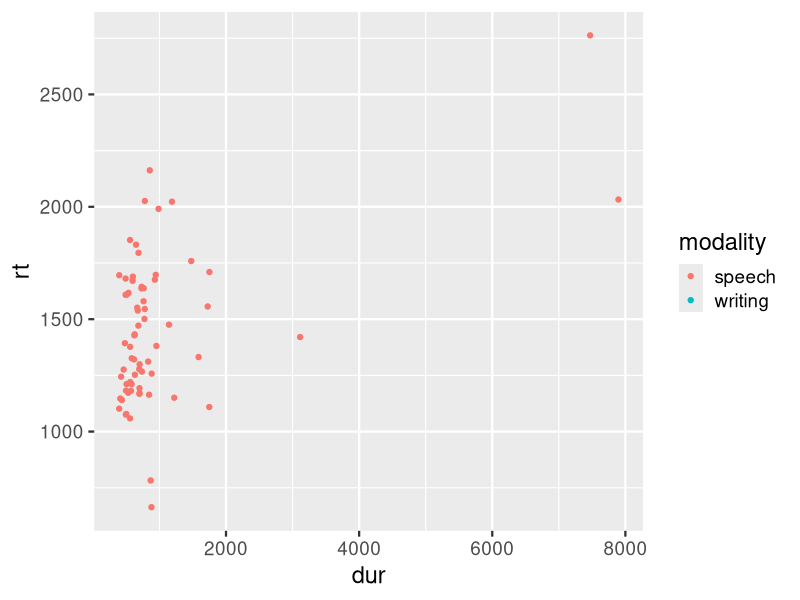
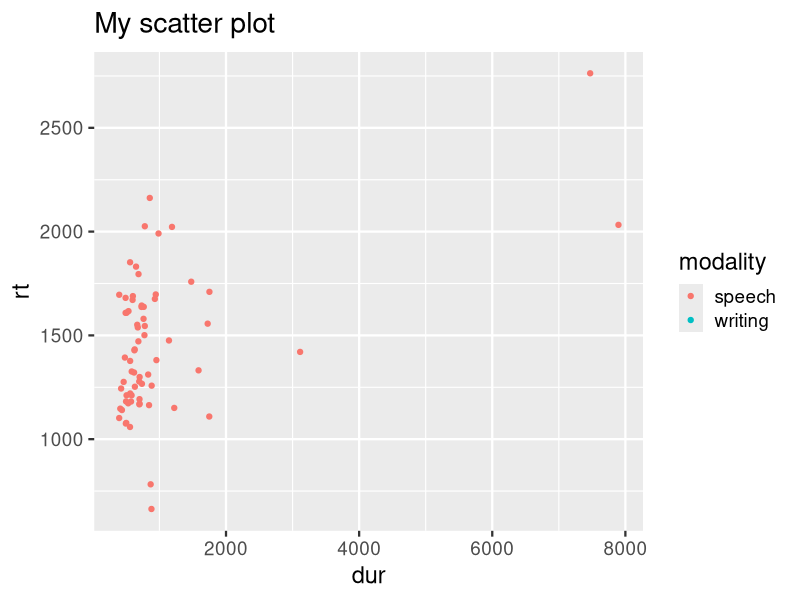
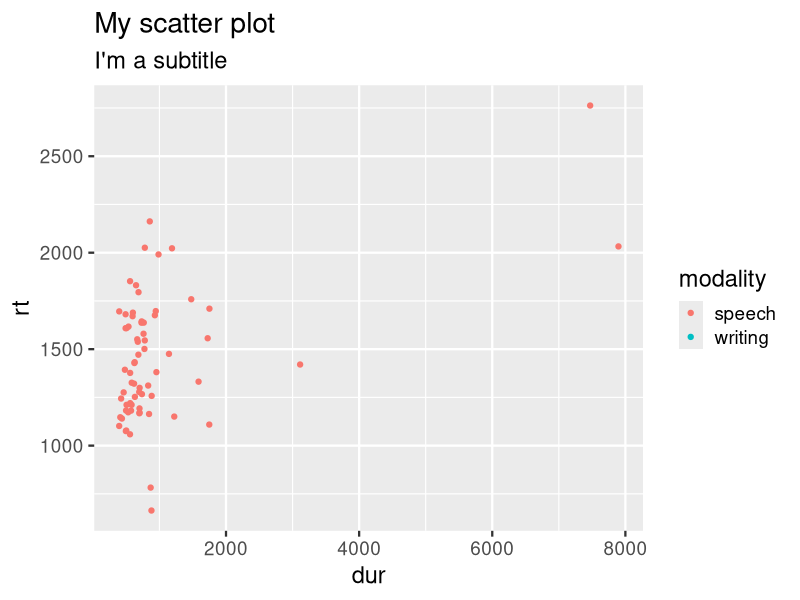
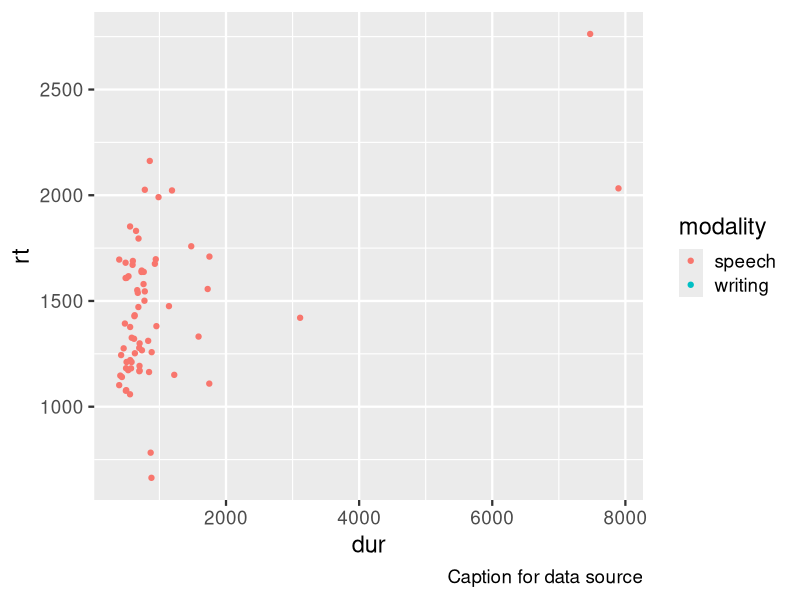
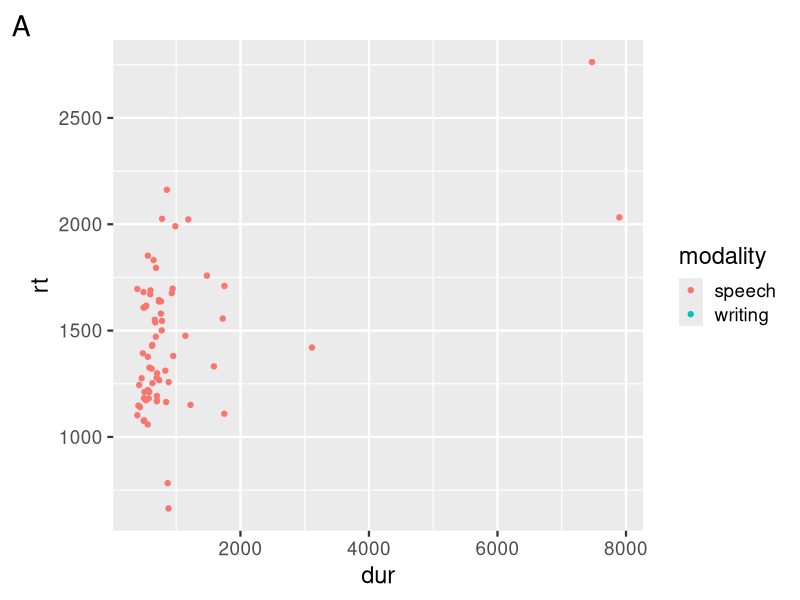
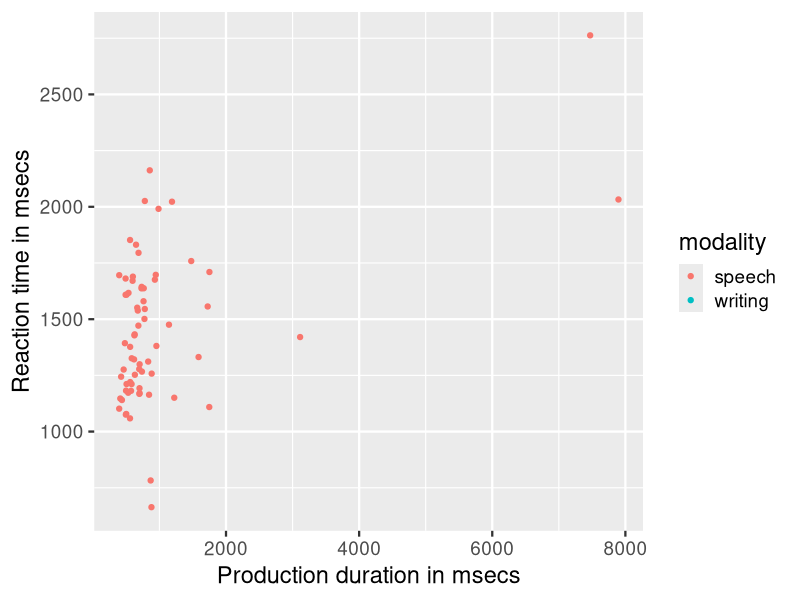
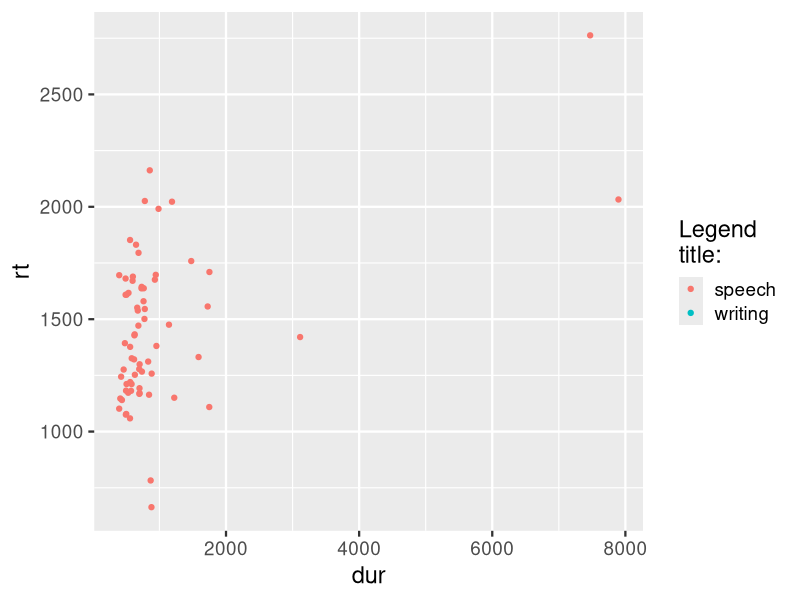
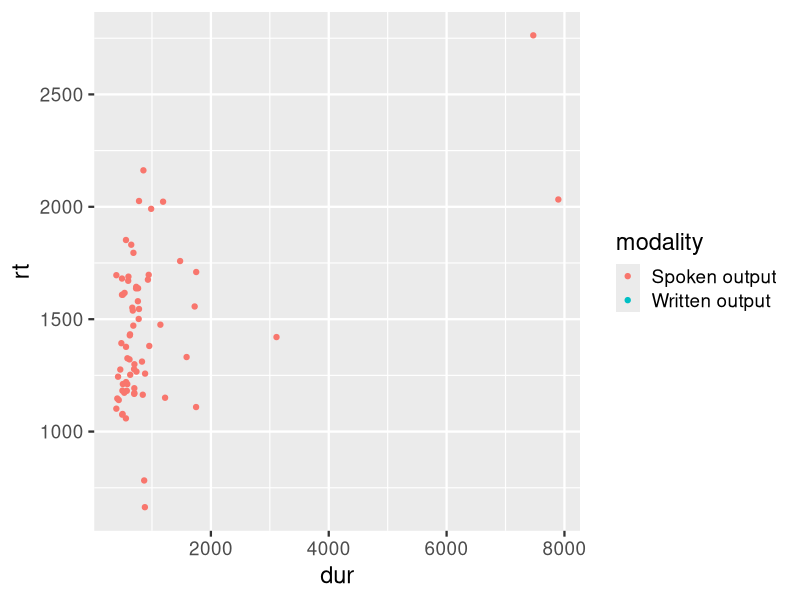

Generate these figures, in order, with R:
## ---- chunk 1
library(tidyverse)
library(stringi)
library(ggthemes)
library(kableExtra)
library(knitr)
options("kableExtra.html.bsTable" = T)
knitr::opts_chunk$set(echo = TRUE,
                      comment= NA,
                      warning = FALSE,
                      message = FALSE)

theme_set(
  theme_gray(base_size = 17) +
    theme(plot.background = element_rect(fill = "transparent", colour = NA)))

## ---- chunk 2
d_spellname <- read_csv("../../data/spellname.csv")
## ---- chunk 3
d_spellname <- summarise(d_spellname, 
                      rt = mean(rt),
                      dur = mean(dur),
                      .by = c(ppt_id, name_familiarised, ppt_vocab, modality)) 
## ---- chunk 4
cat('<button onclick="window.print()">Print Slides</button>')
## ---- chunk 5
ggplot(d_spellname, aes(y = rt, x = dur,
                          colour = modality)) +
  geom_point() + 
  ###<b>
  labs()
  ###</b>
## ---- chunk 6
ggplot(d_spellname, aes(y = rt, x = dur,
                          colour = modality)) +
  geom_point() + 
  ###<b>
  labs(title = "My scatter plot")
  ###</b>
## ---- chunk 7
ggplot(d_spellname, aes(y = rt, x = dur,
                          colour = modality)) +
  geom_point() + 
  ###<b>
  labs(title = "My scatter plot", 
       subtitle = "I'm a subtitle")
  ###</b>
## ---- chunk 8
ggplot(d_spellname, aes(y = rt, x = dur,
                          colour = modality)) +
  geom_point() + 
  ###<b>
  labs(caption = "Caption for data source")
  ###</b>
## ---- chunk 9
ggplot(d_spellname, aes(y = rt, x = dur,
                          colour = modality)) +
  geom_point() + 
  ###<b>
  labs(tag = "A")
  ###</b>
## ---- chunk 10
ggplot(d_spellname, aes(y = rt, x = dur,
                          colour = modality)) +
  geom_point() + 
  ###<b>
  labs(x = "Production duration in msecs", 
       y = "Reaction time in msecs")
  ###</b>
## ---- chunk 11
ggplot(d_spellname, aes(y = rt, x = dur,
                          colour = modality)) +
  geom_point() + 
  ###<b>
  labs(colour = "Legend\ntitle:")
  ###</b>
## ---- chunk 12
ggplot(d_spellname, aes(y = rt, x = dur, colour = modality)) +
  geom_point() +  
  ###<b>
  scale_colour_discrete(
    labels = c("Spoken output", "Written output")) 
  ###</b>
## ---- chunk 13
ggplot(d_spellname, aes(y = rt, x = dur, colour = modality)) +
  geom_point() +  
  ###<b>
  scale_colour_manual(labels = c("Spoken output", "Written output"),
        values = c("firebrick", "turquoise2"))
  ###</b>
## ---- chunk 14
ggplot(d_spellname, aes(y = rt, x = dur, colour = modality)) +
  geom_point() +  
  ###<b>
  scale_colour_manual(labels = c("Spoken output", "Written output"),
        values = c("firebrick", "turquoise2"))
  ###</b>
## ---- chunk 15
# RGB codes of "colorblind" function
mycolours <- c("#000000", "#E69F00", "#56B4E9", "#009E73", 
               "#F0E442", "#0072B2", "#D55E00", "#CC79A7")
## ---- chunk 16
# RGB codes of "colorblind" function
scales::show_col(colorblind_pal()(8))
## ---- chunk 17
ggplot(d_spellname, aes(y = rt, x = dur, colour = modality)) +
  geom_point() +  
  ###<b>
  scale_colour_manual(labels = c("Spoken output", "Written output"),
        values = mycolours[1:2])
  ###</b>
## ---- chunk 18
ggplot(d_spellname, aes(y = rt, x = dur, colour = modality)) +
  geom_point() +  
  ###<b>
  scale_colour_colorblind(
    labels = c("Spoken output", "Written output"))
  ###</b>
## ---- chunk 19
ggplot(d_spellname, aes(y = rt, x = dur)) +
  geom_point() + 
  ###<b>
  facet_grid(~modality)
  ###</b>
## ---- chunk 20
ggplot(d_spellname, aes(y = rt, x = dur)) +
  geom_point() + 
  ###<b>
  facet_grid(~modality, labeller = label_both)
  ###</b>
## ---- chunk 21
p <- ggplot(d_spellname, aes(y = rt, x = dur)) +
  geom_point() + 
  ###<b>
  facet_grid(~modality, labeller = label_both)
  ###</b>
## ---- chunk 22
###<b>
d_spellname <- mutate(d_spellname, 
                    modality = recode(modality, 
                    "speech" = "Spoken output",
                    "writing" = "Written output"))
###</b>
## ---- chunk 23
p
## ---- chunk 24
ggplot(d_spellname, aes(y = rt, x = dur)) +
  geom_point() + 
  ###<b>
  facet_grid(~modality)
  ###</b>
## ---- chunk 25
env <- asNamespace("ggplot2")
all_themes <- ls(envir = env, pattern = "^theme_+")
all_themes <- all_themes[!str_detect(all_themes, "all|get|replace|set|test|update|gray|sub_")]
print(all_themes)
## ---- chunk 26
env <- asNamespace("ggthemes")
all_themes <- ls(envir = env, pattern = "^theme_+")
all_themes <- all_themes[!str_detect(all_themes, "all|get|replace|set|test|update|gray")]
print(all_themes)
## ---- chunk 27
ggplot(d_spellname, aes(y = rt, x = dur)) + 
  geom_point() +
  facet_grid(~modality) +
  ###<b>
  theme_grey(base_size = 11)
  ###</b>
## ---- chunk 28
ggplot(d_spellname, aes(y = rt, x = dur)) + 
  geom_point() +
  facet_grid(~modality) +
  ###<b>
  theme_minimal(base_size = 14)
  ###</b>
## ---- chunk 29
ggplot(d_spellname, aes(y = rt, x = dur)) + 
  geom_point() +
  facet_grid(~modality) +
  ###<b>
  theme_light(base_size = 14)
  ###</b>
## ---- chunk 30
ggplot(d_spellname, aes(y = rt, x = dur)) + 
  geom_point() +
  facet_grid(~modality) +
  ###<b>
  theme_dark(base_size = 14)
  ###</b>
## ---- chunk 31
ggplot(d_spellname, aes(y = rt, x = dur)) + 
  geom_point() +
  facet_grid(~modality) +
  ###<b>
  theme_clean()
  ###</b>
## ---- chunk 32
ggplot(d_spellname, aes(y = rt, x = dur)) + 
  geom_point() +
  ###<b>
  theme()
  ###</b>
## ---- chunk 33
ggplot(d_spellname, aes(y = rt, x = dur)) + 
  geom_point() +
  ###<b>
  theme(axis.text = element_text(face = "italic"))
  ###</b>
## ---- chunk 34
ggplot(d_spellname, aes(y = rt, x = dur)) + 
  geom_point() +
  ###<b>
  theme(axis.title = element_text(face = "bold"))
  ###</b>
## ---- chunk 35
ggplot(d_spellname, aes(y = rt, x = dur)) + 
  geom_point() +
  ###<b>
  theme(axis.title.y = element_text(face = "bold"))
  ###</b>
## ---- chunk 36
ggplot(d_spellname, aes(y = rt, x = dur, colour = modality)) + 
  geom_point() +
  ###<b>
  theme()
  ###</b>
## ---- chunk 37
ggplot(d_spellname, aes(y = rt, x = dur, colour = modality)) + 
  geom_point() +
  ###<b>
  theme(legend.position = "top")
  ###</b>
## ---- chunk 38
ggplot(d_spellname, aes(y = rt, x = dur, colour = modality)) + 
  geom_point() +
  ###<b>
  theme(legend.position = "top",
        legend.justification = "right")
  ###</b>
## ---- chunk 39
ggplot(d_spellname, aes(y = rt, x = dur, colour = modality)) +
  geom_point() + 
  ###<b>
  theme(legend.position = c(.15,.8))
  ###</b>
## ---- chunk 40
ggplot(d_spellname, aes(y = rt, x = dur)) +
  geom_point() + 
  ###<b>
  theme()
  ###</b>
## ---- chunk 41
ggplot(d_spellname, aes(y = rt, x = dur)) +
  geom_point() + 
  ###<b>
  theme(panel.background = element_blank())
  ###</b>
## ---- chunk 42
ggplot(d_spellname, aes(y = rt, x = dur)) +
  geom_point() +
  ###<b>
  theme()
  ###</b>
## ---- chunk 43
ggplot(d_spellname, aes(y = rt, x = dur)) +
  geom_point() + 
  ###<b>
  theme(plot.background = element_rect(fill = "pink"))
  ###</b>
## ---- chunk 44
ggplot(d_spellname, aes(y = rt, x = dur)) +
  geom_point() + 
  ###<b>
  theme(plot.background = element_rect(fill = "pink"),
        plot.margin = unit(c(2,2,2,2), "cm"))
  ###</b>
## ---- chunk 45
ggplot(d_spellname, aes(y = rt, x = dur)) +
  geom_point() + 
  labs(title = "I'm a title") +
  ###<b>
  theme(plot.title = element_text(colour = "pink"))
  ###</b>
## ---- chunk 46
ggplot(d_spellname, aes(y = rt, x = dur)) +
  geom_point() + 
  labs(caption = "I'm a caption") +
  ###<b>
  theme(plot.caption = element_text(face = "italic"))
  ###</b>
## ---- chunk 47
ggplot(d_spellname, aes(y = rt, x = dur)) +
  geom_point() + 
  facet_grid(~modality, labeller = label_both) +
  ###<b>
  theme()
  ###</b>
## ---- chunk 48
ggplot(d_spellname, aes(y = rt, x = dur)) +
  geom_point() + 
  facet_grid(~modality, labeller = label_both) +
  ###<b>
  theme(strip.background = element_blank())
  ###</b>
## ---- chunk 49
ggplot(d_spellname, aes(y = rt, x = dur)) +
  geom_point() + 
  facet_grid(~modality, labeller = label_both) +
  ###<b>
  theme(strip.background = element_rect(fill = "forestgreen"))
  ###</b>
## ---- chunk 50
ggplot(d_spellname, aes(y = rt, x = dur)) +
  geom_point() + 
  facet_grid(~modality, labeller = label_both) +
  ###<b>
  theme(strip.background = element_rect(fill = "forestgreen"),
        strip.text = element_text(colour = "white", hjust = 0))
  ###</b>
## ---- chunk 51
ggplot(d_spellname, aes(y = rt, x = dur)) +
  geom_point() + 
  facet_grid(~modality, labeller = label_both)+
  ###<b>
  theme(strip.background = element_rect(fill = "forestgreen"),
        strip.text = element_text(colour = "white", hjust = 0, 
                                  face = "bold", size = 16, angle = 180))
  ###</b>
